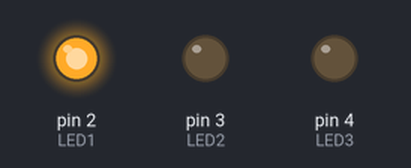
A sketch run on a simulated Arduino Uno, built with avr-gcc and run on an emulated ATmega328P. Shown: output pins drawn as LEDs (lit = HIGH).

Above: at 0.02 s.
At 0.47 s:
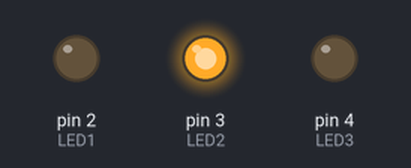
At 1.27 s:
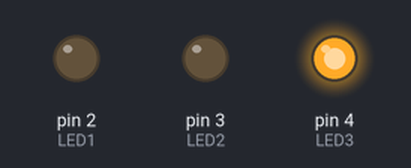
At 2.75 s:
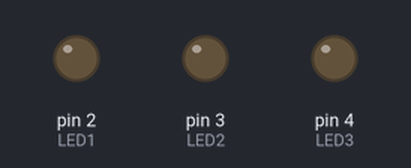
Timing chart, 0 to 3.0 s (numbered marks = the images above):
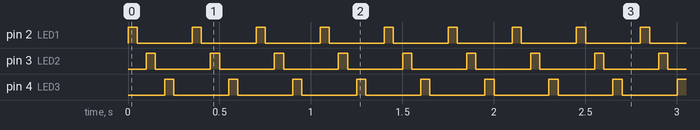

The sketch:

P2.1_Secuenciales.ino
```cpp
#define LED1 2    //Defino la entrada 2 como LED1
#define LED2 3    //Defino la entrada 3 como LED2
#define LED3 4    //Defino la entrada 4 como LED3
#define tiempo 50 //Defino el tiempo entre las secuencias
void setup() {            //Inicialización del programa
  pinMode(LED1, OUTPUT);  //Pongo LED1 como salida
  pinMode(LED2, OUTPUT);  //Pongo LED2 como salida
  pinMode(LED3, OUTPUT);  //Pongo LED3 como salida
}
void loop() {
  digitalWrite(LED1,HIGH);  //Enciende LED1
  digitalWrite(LED2,LOW);   //Apaga LED2
  digitalWrite(LED3,LOW);   //Apaga LED3
  delay(tiempo);            //Espera 1 segundo
  digitalWrite(LED1,LOW);   //Apaga LED1
  digitalWrite(LED2,LOW);   //Apaga LED2
  digitalWrite(LED3,LOW);   //Apaga LED3
  delay(tiempo);            //Espera 1 segundo
  digitalWrite(LED1,LOW);   //Apaga LED1
  digitalWrite(LED2,HIGH);  //Enciende LED2
  digitalWrite(LED3,LOW);   //Apaga LED3
  delay(tiempo);            //Espera 1 segundo
  digitalWrite(LED1,LOW);   //Apaga LED1
  digitalWrite(LED2,LOW);   //Apaga LED2
  digitalWrite(LED3,LOW);   //Apaga LED3
  delay(tiempo);            //Espera 1 segundo
  digitalWrite(LED1,LOW);   //Apaga LED1
  digitalWrite(LED2,LOW);   //Apaga LED2
  digitalWrite(LED3,HIGH);  //Enciende LED3
  delay(tiempo);            //Espera 1 segundo
  digitalWrite(LED1,LOW);   //Apaga LED1
  digitalWrite(LED2,LOW);   //Apaga LED2
  digitalWrite(LED3,LOW);   //Apaga LED3
  delay(tiempo);            //Espera 1 segundo
  digitalWrite(LED1,LOW);   //Apaga LED1
  digitalWrite(LED2,LOW);   //Apaga LED2
  digitalWrite(LED3,LOW);   //Apaga LED3
  delay(tiempo);            //Espera 1 segundo
}
```

Measured:
- by itself, pin 2 (LED1), pin 3 (LED2), pin 4 (LED3): alternates HIGH for 0.05 s and LOW for 0.30 s
